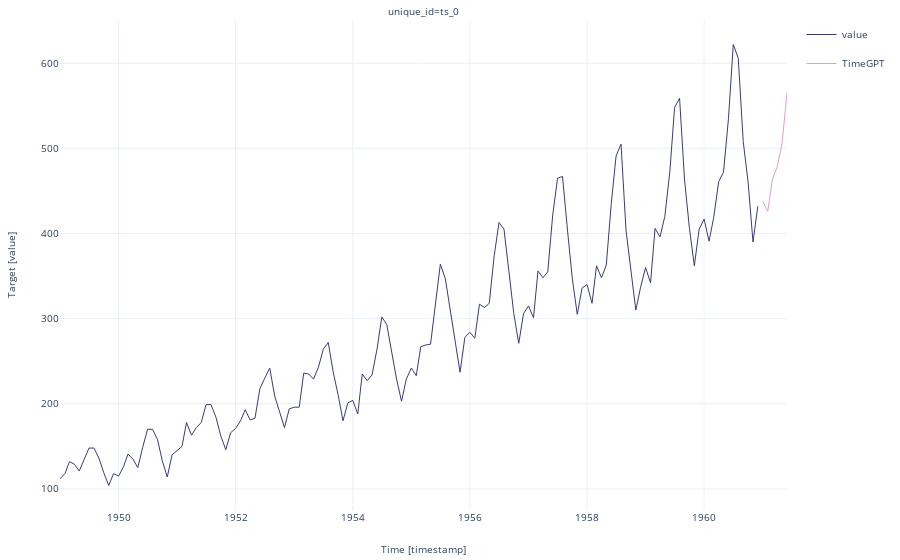

Notebook code for this chart:
### Markdown cell above
Or a shorter one:

### Code cell
timegpt_fcst_df = timegpt.forecast(df=df, h=6, time_col='timestamp', target_col='value')
timegpt.plot(df, timegpt_fcst_df, time_col='timestamp', target_col='value')

### Figure 1 — Plotly figure (JSON) as saved in the notebook; plotly's stock layout.template omitted (floating-point values rounded to 4 significant figures; data arrays with more than 128 entries replaced by an {"elided": "..."} marker saying what was removed)
{"data": [{"legendgroup": "value", "line": {"color": "#393b79", "width": 1}, "mode": "lines", "name": "value", "showlegend": true, "type": "scatter", "x": {"elided": "150 str values"}, "xaxis": "x", "y": {"elided": "150 int values"}, "yaxis": "y"}, {"legendgroup": "TimeGPT", "line": {"color": "#de9ed6", "width": 1}, "mode": "lines", "name": "TimeGPT", "showlegend": true, "type": "scatter", "x": {"elided": "150 str values"}, "xaxis": "x", "y": {"elided": "150 float values"}, "yaxis": "y"}], "layout": {"annotations": [{"font": {"size": 10}, "showarrow": false, "text": "unique_id=ts_0", "x": 0.5, "xanchor": "center", "xref": "paper", "y": 1, "yanchor": "bottom", "yref": "paper"}, {"font": {"size": 10}, "showarrow": false, "text": "Time [timestamp]", "x": 0.5, "xanchor": "center", "xref": "paper", "y": 0, "yanchor": "top", "yref": "paper", "yshift": -30}, {"font": {"size": 10}, "showarrow": false, "text": "Target [value]", "textangle": -90, "x": 0, "xanchor": "right", "xref": "paper", "xshift": -40, "y": 0.5, "yanchor": "middle", "yref": "paper"}], "autosize": true, "font": {"size": 10}, "margin": {"b": 50, "l": 60, "r": 10, "t": 20}, "xaxis": {"anchor": "y", "autorange": true, "domain": [0, 1], "range": ["1949-01-01", "1961-06-01"], "showticklabels": true, "type": "date", "visible": true}, "yaxis": {"anchor": "x", "autorange": true, "domain": [0, 1], "range": [75.22, 650.8], "type": "linear"}}}
